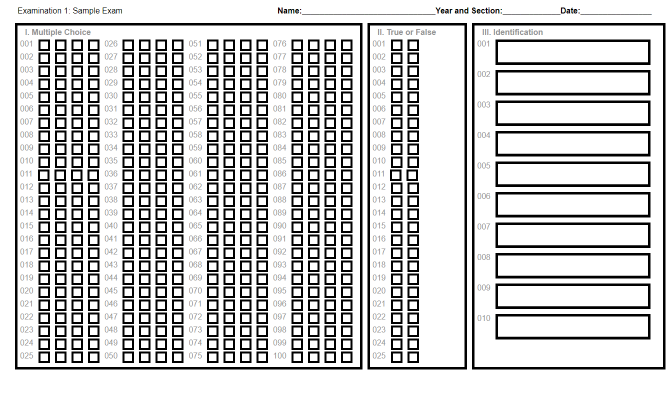
#> input picture utilities/sheet/template.png, 1344 x 816 px, found by its file name (shown at 1/2 size)
$ python 'capture copy.py'
#> lines starting #> are read from the running program, lines starting #| are printed output that depends on the picture; after the words box and inside, x2 and y2 are one past the last pixel; in counts of white or black regions, pixels touching at a corner belong together
### src/helloworld/boxer.py
import cv2
import numpy as np
try:
    import helloworld.omr as omr
except Exception:
    import omr
def debug(text):
    print(f"\033[34m{text}\033[0m")

def get_boxes(image, boxes_num, image_is_path=False, get_plot=False, get_np_orig=True):
    """extracts boxes

    Args:
        image (string or array): can be np array or path
        boxes_num (int): number of box to take. (Prioritizes biggest boxes first)
        image_is_path (bool, optional): Specifiy if image is a path or an array. Defaults to False.
        get_plot (bool, optional): process plot as image with box. Defaults to False.
        get_np_orig (bool, optional): gets original image as np array. Defaults to True.

    Returns:
        tuple: (box, image, crops, original image)
            box: xywh for each element
            image: image with
    """
#> called with boxes_num = 1, image_is_path = True, get_plot = False, get_np_orig = True
    # Load an image from file
    debug('[get_boxes] initializing')
    if image_is_path:
        image = cv2.imread(image, cv2.IMREAD_GRAYSCALE)
#> image: shape (816, 1344); min 0, max 255, mean 204.9

    debug('[get_boxes] gettting copy of original image')
    orig_img = image.copy() if get_np_orig else None
    #print("FINISHED READING")
    # Apply adaptive thresholding
    debug('[get_boxes] applying adaptive thresh')
    adaptive_thresh = cv2.adaptiveThreshold(image, 255, cv2.ADAPTIVE_THRESH_MEAN_C, cv2.THRESH_BINARY, 11, 2)
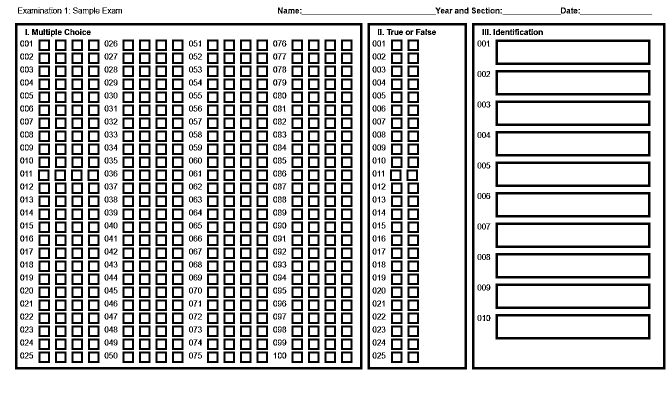
#> adaptive_thresh: shape (816, 1344) (shown at 1/2 size); 79.2% white; 969 black regions (23 under 20 px), largest, box (x1, y1, x2, y2) and area: (30, 46, 725, 739) 13780, (944, 46, 1331, 739) 10700, (735, 46, 934, 739) 8820

    # Invert the thresholded image
    debug('[get_boxes] inverting thresh')
    adaptive_thresh = 255 - adaptive_thresh

    # Apply median blur
    debug('[get_boxes] applying median blur')
    blurred_image = cv2.medianBlur(adaptive_thresh, 9)
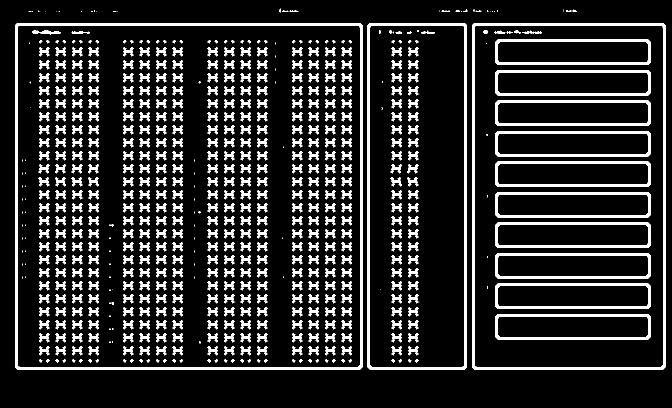
#> blurred_image: shape (816, 1344) (shown at 1/2 size); 14.4% white; 628 white regions (95 under 20 px)

    # Find contours
    debug('[get_boxes] finding contours')
    contours, _ = cv2.findContours(blurred_image, cv2.RETR_EXTERNAL, cv2.CHAIN_APPROX_SIMPLE)
#> contours = 34 contours, 31 with area under 20; largest, box (x1, y1, x2, y2) and area: (30, 46, 725, 739) 480216, (944, 46, 1331, 739) 267080, (735, 46, 934, 739) 136984

    debug('[get_boxes] filtering contours')
    # Filter contours based on area
    rectangles = []
    for cnt in contours:
        x, y, w, h = cv2.boundingRect(cnt)
        if cv2.contourArea(cnt) > 100:
            rectangles.append((x, y, w, h))
#> this loop made 34 passes
#> (x, y, w, h) on passes 1, 2, 3, 4, 7, 10, 11, 15, 16, 18, 21, 22: (944, 46, 387, 693), (735, 46, 199, 693), (30, 46, 695, 693), (1126, 22, 1, 1), (981, 22, 1, 1), (226, 22, 6, 2), (192, 22, 1, 1), (112, 22, 1, 1), (90, 22, 1, 1), (57, 22, 6, 2), (951, 21, 12, 3), (911, 21, 9, 3)
#> (cnt, x, y, w, h) on passes 5, 6, 8, 9, 12, 13: ([[988, 22], [989, 22]], 988, 22, 2, 1), ([[984, 22], [985, 22]], 984, 22, 2, 1), ([[922, 22], [923, 22]], 922, 22, 2, 1), ([[233, 22], [234, 22]], 233, 22, 2, 1), ([[182, 22], [185, 22]], 182, 22, 4, 1), ([[162, 22], [163, 22]], 162, 22, 2, 1)
#> after the loop, rectangles = [(944, 46, 387, 693), (735, 46, 199, 693), (30, 46, 695, 693)]


    # Sort rectangles based on area
    debug('[get_boxes] sorting rectangles based on area size')
    rectangles.sort(key=lambda rect: rect[2] * rect[3])

    # Keep the largest rectangles
    debug('[get_boxes] gets last larges rectangles')
    final_rectangles = rectangles[-boxes_num:]
#> final_rectangles = [(30, 46, 695, 693)]

    # Crop the rectangles
    debug('[get_boxes] cropping rectangles')
    crops = [orig_img[y:y+h, x:x+w] for x, y, w, h in final_rectangles]
#> crops = 1 item

    # Draw rectangles on the original image
    if get_plot:
        debug('[get_boxes] showing final boxes')
        for x, y, w, h in final_rectangles:
            cv2.rectangle(image, (x, y), (x + w, y + h), (255, 0, 0), 5)
        omr.show_img(image)
    debug('[get_boxes] end')
    return (final_rectangles, image, crops, orig_img)

### src/helloworld/omr.py
import cv2
import numpy as np
from matplotlib import pyplot as plt
import copy
import seaborn as sns
def debug(text):
    print(f"\033[95m{text}\033[0m")

# [146 lines left out: functions show_img, get_orient_marker, process_choices, not called in this run]


# Example usage
"""x, y, w, h = 100, 100, 200, 100
angle_degrees = 45
x_rot, y_rot, w_rot, h_rot = rotate_rectangle_counterclockwise(x, y, w, h, angle_degrees)
print("Rotated rectangle coordinates:", x_rot, y_rot, w_rot, h_rot)
"""

# [134 lines left out: functions get_choices, get_rows, get_type_test, is_valid, get_by_num, not called in this run]

### capture copy.py
try:
    import boxer
except ModuleNotFoundError as e:
    print(e, 'Getting alt path')
    import utilities.omr_eval.boxer as boxer
try:
    import omr
except ModuleNotFoundError as e:
    print(e, 'Getting alt path')
    import utilities.omr_eval.omr as omr
import math
import cv2
omr.run_debug = True
boxer.run_debug = True
class TestType:
    class MultipleChoice:
        def __init__(self, items):
            self.name = 'MULTIPLE CHOICE'
            self.num_items = items
            self.circles_per_num = 4
    class TrueOrFalse:
        # [4 lines left out: function __init__, not called in this run]

def get_scores(target_img, ground_mc, ground_tf, target_ispath = True, return_result_image = False):

    # Gets boxes in image
    rectangles, _, cropped_result, orig_image = boxer.get_boxes(target_img, 1,target_ispath)
#> rectangles = [(30, 46, 695, 693)]; cropped_result = 1 item

    #omr.show_img(image_result)
    # gets first cropped image (largest box detected)
    cropped_result = cropped_result[0]
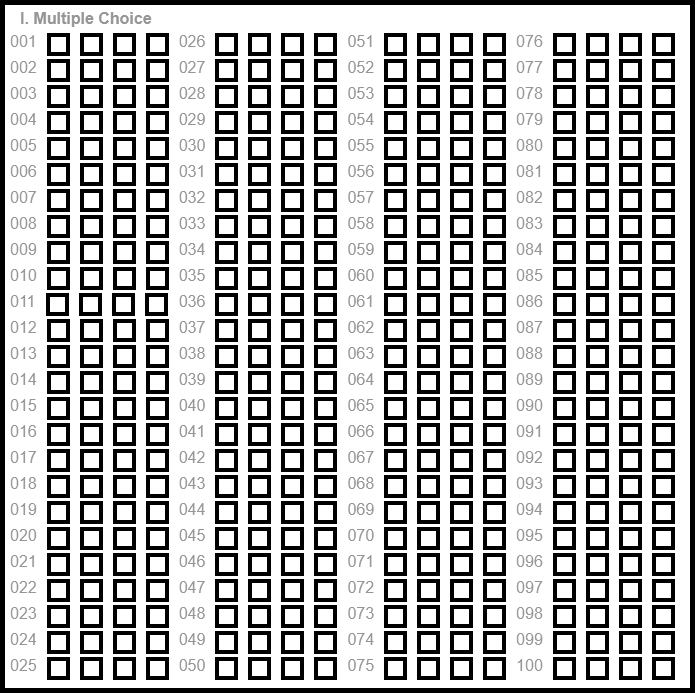
#> cropped_result: shape (693, 695); min 0, max 255, mean 180.9

    # gets ALL bubble choices
    circles, circle_image_result, orig_image = omr.get_choices(cropped_result, False)
#> in get_choices, `adaptive_thresh = cv2.adaptiveThreshold(image, 255, cv2.ADAPTIVE_THRES..`:
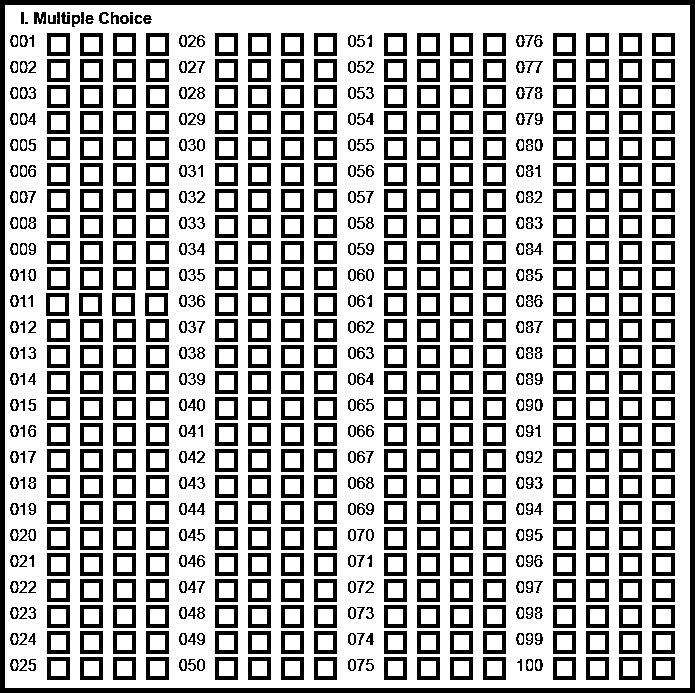
#> adaptive_thresh: shape (693, 695); 68.9% white; 715 black regions (3 under 20 px), largest, box (x1, y1, x2, y2) and area: (0, 0, 695, 693) 13780, (47, 33, 70, 56) 304, (80, 33, 103, 56) 304
#> in get_choices, `blurred_image = cv2.medianBlur(thresh, 13)`:
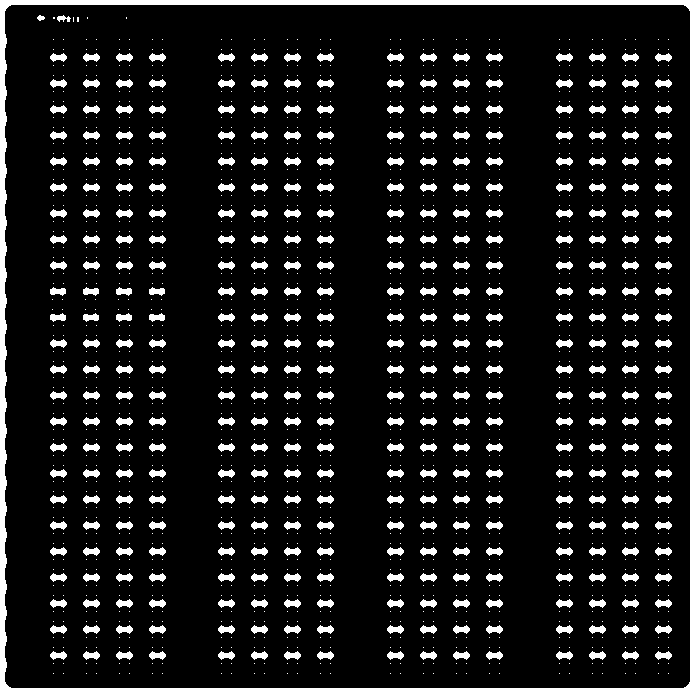
#> blurred_image: shape (693, 695); 11.4% white; 1992 white regions (1605 under 20 px), largest, box (x1, y1, x2, y2) and area: (0, 0, 695, 693) 14348, (50, 53, 67, 62) 101, (83, 53, 100, 62) 101
#> in get_choices, `dilate = cv2.dilate(thresh,None)`:
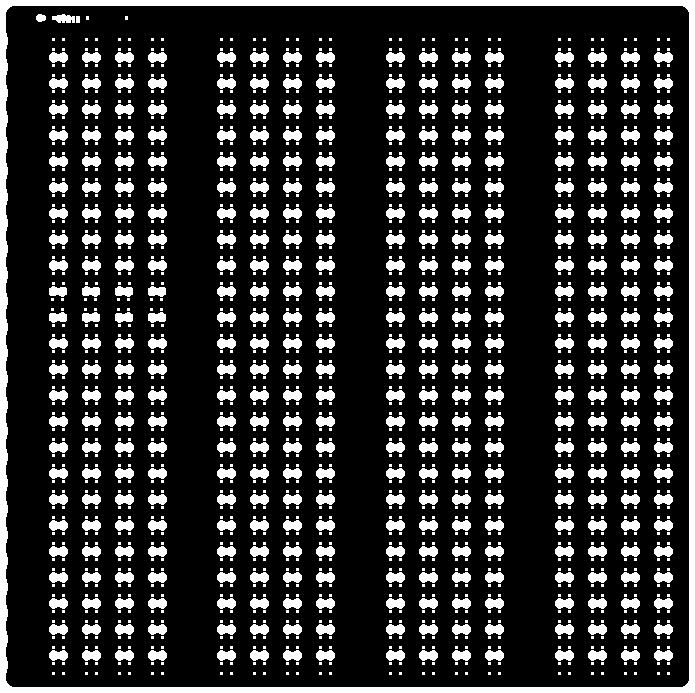
#> dilate: shape (693, 695); 19.8% white; 1990 white regions (1602 under 20 px), largest, box (x1, y1, x2, y2) and area: (0, 0, 695, 693) 17180, (49, 52, 68, 63) 165, (82, 52, 101, 63) 165
#> in get_choices, `erode = cv2.erode(dilate,None)`: erode: shape (693, 695); 11.4% white; 1990 white regions (1603 under 20 px)
#> in process_choices, `contours,hierarchy = cv2.findContours(erode,cv2.RETR_CCOMP,cv2.CHAIN_A..`: contours = 1991 contours, 1603 with area under 20; largest, box (x1, y1, x2, y2) and area: (0, 0, 695, 693) 480248, (4, 4, 691, 689) 468644, (655, 651, 672, 660) 82, (622, 651, 639, 660) 82, (589, 651, 606, 660) 82
#> the loop in process_choices, `for i,cnt in enumerate(contours):` made 1991 passes
#> after the loop in process_choices, `for i,cnt in enumerate(contours):`: rectangles = [(0, 0, 695, 693)]
#> in process_choices, `areas = [w * h for x, y, w, h in rectangles]`: areas = [481635]
#> in process_choices, `Q1 = np.percentile(areas, 25)`: Q1 = 481635
#> in process_choices, `IQR = Q3 - Q1`: IQR = 0
#> in process_choices, `meann = np.mean(areas)`: meann = 481635
#> in process_choices, `lower_bound = meann - (meann*0.75)`: lower_bound = 120408.8
#> in process_choices, `upper_bound = meann + (meann*0.75)`: upper_bound = 842861.2
#> in process_choices, `within_IQR = [1 if lower_bound <= area <= upper_bound else 0 for area ..`: within_IQR = [1]
#> the loop in process_choices, `for i in range(len(rectangles)):` made 1 pass
#> after the loop in process_choices, `for i in range(len(rectangles)):`: true_rectangles = [(0, 0, 695, 693)]; xy_rect = [[0, 0]]
#> in find_coordinate_with_average_farthest_distance, `distances = euclidean_distances(coordinates)`: distances = [0]
#> in find_coordinate_with_average_farthest_distance, `farthest_index = np.argmax(avg_distances)`: farthest_index = 0
#> in get_orient_marker, `result = find_coordinate_with_average_farthest_distance(ordered_pairs)`: result = [0, 0]
#| Coordinate with the average farthest distance to all other coordinates: [0 0]
#> in process_choices, `xy, code = get_orient_marker(xy_rect)`: code = 0
#> in process_choices, `erode = cv2.rotate(erode, cv2.ROTATE_90_CLOCKWISE)`:
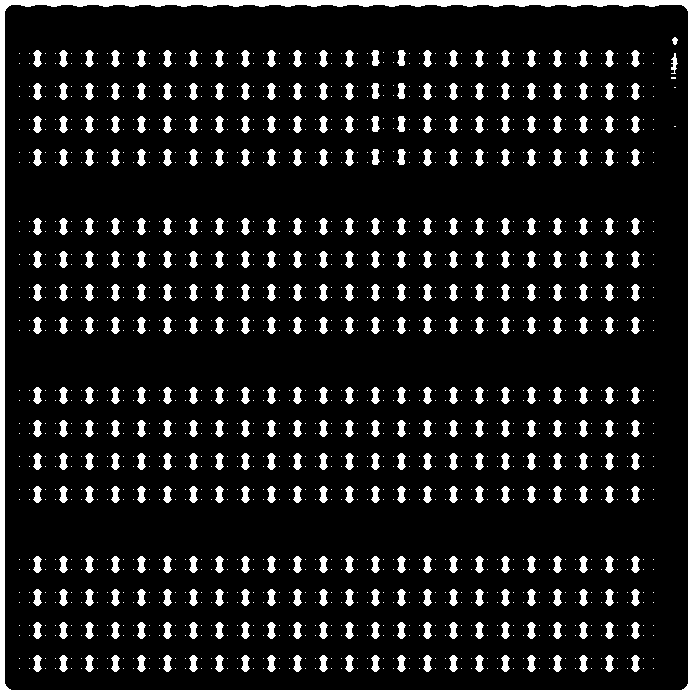
#> erode: shape (695, 693); 11.4% white; 1990 white regions (1603 under 20 px), largest, box (x1, y1, x2, y2) and area: (0, 0, 693, 695) 14348, (33, 50, 42, 67) 101, (59, 50, 68, 67) 101
    #omr.show_img(circle_image_result)

    # detects all rows
    circles_by_row = omr.get_rows(circles)
    #print(circles_by_row)

    # get type of test
    test_type_inference = omr.get_type_test(circles_by_row,True,False)
    if test_type_inference == 'MULTIPLE CHOICE':
        # set object info to mc
        test_type_inference = ground_mc
    if test_type_inference == 'TRUE OR FALSE':
        # set object info to tf
        test_type_inference = ground_tf

    # check validity; ensure all bubbles are included
    if test_type_inference.num_items*test_type_inference.circles_per_num == len(circles):
        # if complete, get number for each group of bubble (ex. by 4 for MC, by 2 for TF)
        result_complete = omr.get_by_num(test_type_inference.circles_per_num, circles_by_row)
        # -------------------(IF....) for debugging purposes only; verify each num
        if return_result_image:
            for num in range(1,test_type_inference.num_items+1):
                content = result_complete[num]
                for circles in content:
                    x, y, w, h = circles.xywh
                    cv2.rectangle(orig_image, (x, y), (x + w, y + h), (255,255,0), 5)
                omr.show_img(orig_image)
            return orig_image
        # -------------------(ENDIF)
        return result_complete
    else:
        return None

# [49 lines left out: functions get_box, get_bubbles, not called in this run]

path = r"C:\Users\USER\Documents\GitHub\archive\2\utilities\sheet\template.png"

ground_mc = TestType.MultipleChoice(100)
ground_tf = TestType.MultipleChoice(10)

#> (the run stopped early here; a loop or call above may not have finished)
